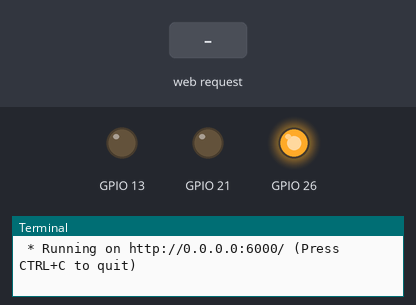
Simulated run of this program. Board: Raspberry Pi (BCM pin numbers). On the bench: output pins drawn as LEDs (lit = HIGH), the last lines printed to the terminal. Inputs (shaded band) come from the test bench. The clock reads 2024-03-15 10:24:30 at power-on unless the program sets it.

Above: at 1.2 s.
1.3 s: HTTP request for /gpio/deactivate_alarm received
At 1.6 s:
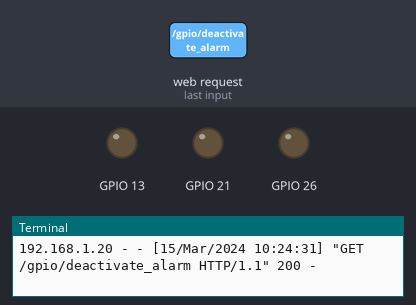
2.8 s: HTTP request for /gpio/open_safe received
At 4.0 s:
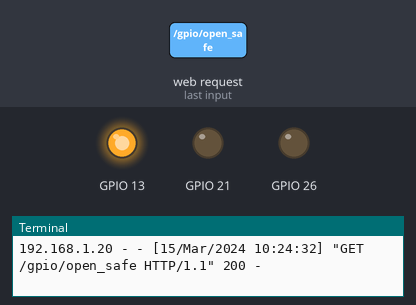
4.3 s: HTTP request for /gpio/activate_alarm received
At 5.1 s:
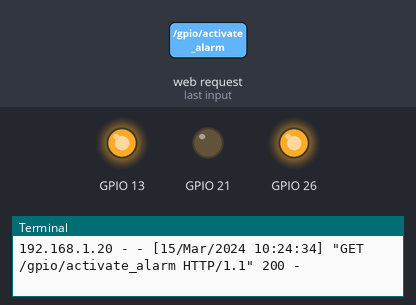
5.8 s: HTTP request for /login_failure received
At 6.3 s:
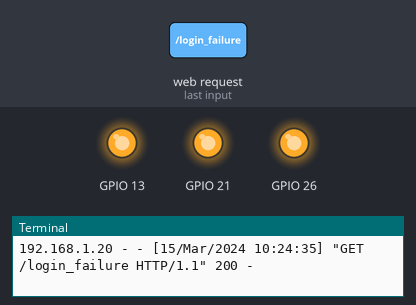
7.3 s: HTTP request for /gpio/close_safe received
At 8.5 s:
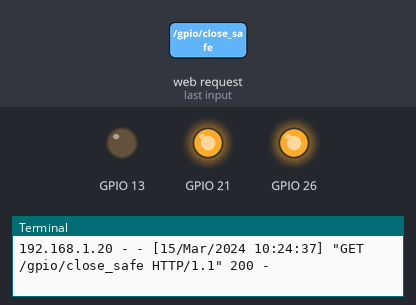
8.8 s: HTTP request for /gpio/deactivate_alarm received
At 9.7 s:
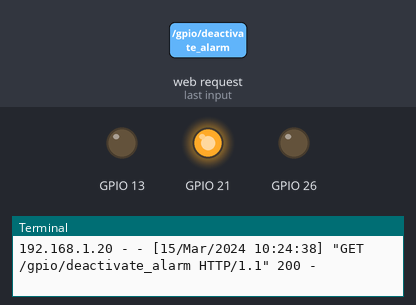
Timing chart, 0 to 11.3 s (numbered marks = the images above; inputs shaded):
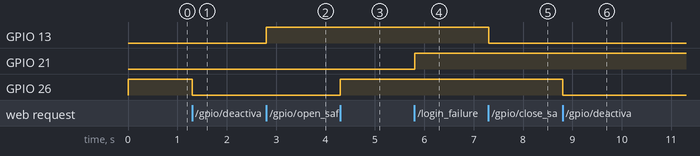

Measured:
- after the input at 1.3 s, GPIO 26: HIGH → LOW at once
- after the input at 2.8 s, GPIO 13: LOW → HIGH at once
- after the input at 4.3 s, GPIO 26: LOW → HIGH at once
- after the input at 5.8 s, GPIO 21: LOW → HIGH at once
- after the input at 7.3 s, GPIO 13: HIGH → LOW at once
- after the input at 8.8 s, GPIO 26: HIGH → LOW at once

The program:

app.py
```python
#!/usr/bin/python

from flask import Flask, abort
import RPi.GPIO as GPIO

app = Flask(__name__)   # Create an instance of flask called "app"

# Safe state
safe_opened = False
alarm_active = True


@app.route("/")         # This is our default handler, if no path is given
def index():
    print "hello"
    return "hello"

#  The magic happens here. When some http request comes in with a path of
#  gpio/x/y, the Flask app will attempt to parse that as x=pin and y=level.
#  Note that there is no error handling here! Failure to properly specify the
#  route will result in a 404 error.
@app.route('/safe_opened')
def safe_state():
    global safe_opened
    if safe_opened:
        return "OK"
    else:
        abort(400)


@app.route('/alarm_activated')
def alarm_activated():
    global alarm_active
    if alarm_active:
        return "OK"
    else:
        abort(400)


@app.route('/gpio/activate_alarm')
def activate_alarm():
    global alarm_active
    GPIO.output(26, GPIO.HIGH)
    alarm_active = True
    return "OK"


@app.route('/gpio/deactivate_alarm')
def deactivate_alarm():
    global alarm_active
    GPIO.output(26, GPIO.LOW)
    alarm_active = False
    return "OK"


@app.route('/gpio/open_safe')
def open_safe():
    global safe_opened
    GPIO.output(13, GPIO.HIGH)
    safe_opened = True
    return "OK"


@app.route('/gpio/close_safe')
def close_safe():
    global safe_opened
    GPIO.output(13, GPIO.LOW)
    safe_opened = False
    return "OK"


@app.route('/login_failure')
def login_failure():
    global alarm_active
    if alarm_active:
        GPIO.output(21, GPIO.HIGH)
    return "OK"

@app.route('/login_success')
def login_success():
    GPIO.output(21, GPIO.LOW)
    return "OK"


#  If we're running this script directly, this portion executes. The Flask
#  instance runs with the given parameters. Note that the "host=0.0.0.0" part
#  is essential to telling the system that we want the app visible to the
#  outside world.
if __name__ == "__main__":
    try:
        GPIO.setmode(GPIO.BCM)
        GPIO.setup(26, GPIO.OUT) # alarm
        GPIO.output(26, GPIO.HIGH)

        GPIO.setup(13, GPIO.OUT) # safe
        GPIO.output(13, GPIO.LOW)

        GPIO.setup(21, GPIO.OUT) # buzzer
        GPIO.output(21, GPIO.LOW)
        app.run(host='0.0.0.0', port=6000)
    finally:
        GPIO.cleanup()
```
